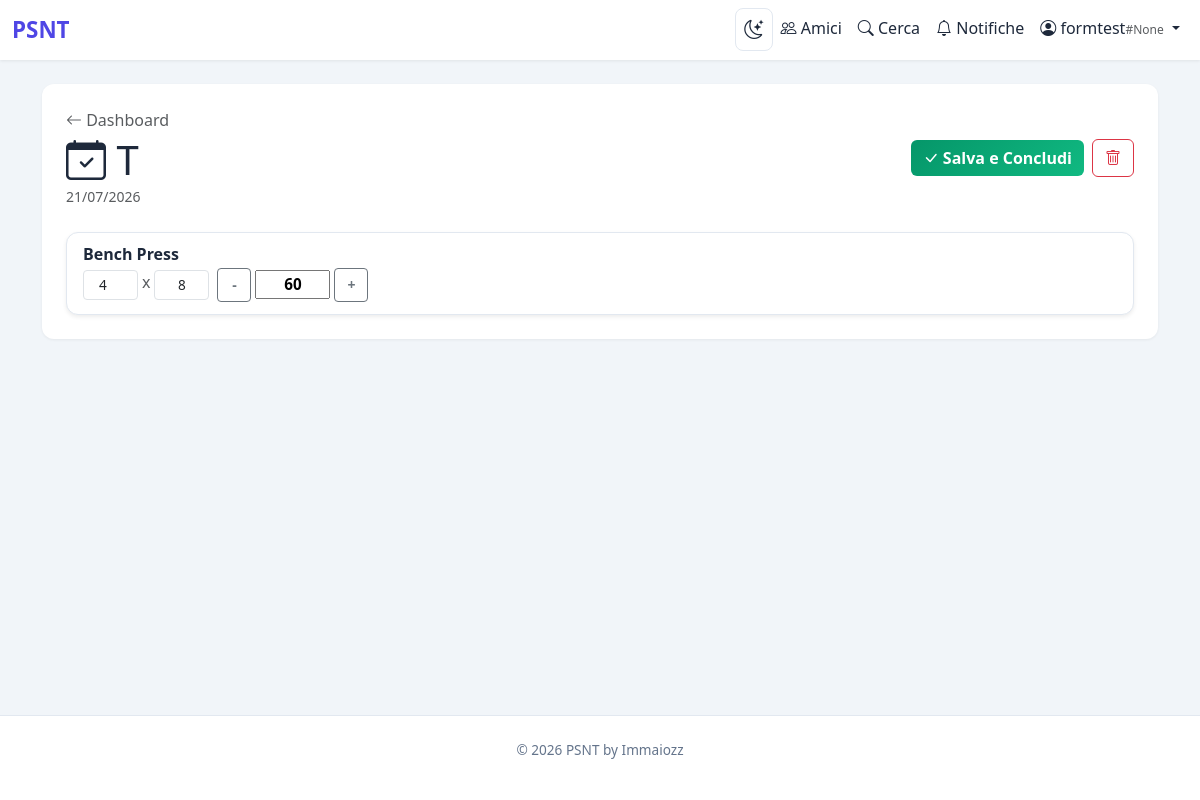
The app's page /session/1 (signed in) with its own data.
### flask_app.py (models this page shows, shortened)
class User(UserMixin, db.Model):
    id = db.Column(db.Integer, primary_key=True)
    username = db.Column(db.String(80), unique=True, nullable=False, index=True)
    email = db.Column(db.String(120), unique=True, nullable=False, index=True)
    password_hash = db.Column(db.String(255), nullable=False)
    profile_image = db.Column(db.Text, nullable=True)
    friend_code = db.Column(db.String(4), unique=True, nullable=True, index=True)
    public_token = db.Column(db.String(36), unique=True, nullable=True, index=True)
    is_admin = db.Column(db.Boolean, default=False, nullable=False)
    created_at = db.Column(db.DateTime, default=datetime.utcnow)
    routines = db.relationship('Routine', backref='user', lazy=True, cascade='all, delete-orphan')
    routine_exercises = db.relationship('RoutineExercise', backref='user', lazy=True, cascade='all, delete-orphan')
    routine_sessions = db.relationship('RoutineSession', backref='user', lazy=True, cascade='all, delete-orphan')
    workouts = db.relationship('Workout', backref='user', lazy=True, cascade='all, delete-orphan')
    weight_history = db.relationship('WeightHistory', backref='user', lazy=True, cascade='all, delete-orphan')

class Routine(db.Model):
    id = db.Column(db.Integer, primary_key=True)
    user_id = db.Column(db.Integer, db.ForeignKey('user.id'), nullable=False)
    name = db.Column(db.String(50), nullable=False)
    position = db.Column(db.Integer, nullable=False, default=0)
    public_token = db.Column(db.String(36), unique=True, nullable=True, index=True)
    created_at = db.Column(db.DateTime, default=datetime.utcnow)
    exercises = db.relationship('RoutineExercise', backref='routine', lazy=True, cascade='all, delete-orphan',
                                order_by='RoutineExercise.position.asc()')
    sessions = db.relationship('RoutineSession', backref='routine', lazy=True, cascade='all, delete-orphan')

class RoutineSession(db.Model):
    id = db.Column(db.Integer, primary_key=True)
    routine_id = db.Column(db.Integer, db.ForeignKey('routine.id'), nullable=False)
    user_id = db.Column(db.Integer, db.ForeignKey('user.id'), nullable=False)
    date = db.Column(db.Date, nullable=False, default=datetime.utcnow)
    created_at = db.Column(db.DateTime, default=datetime.utcnow)
    workouts = db.relationship('Workout', backref='session', lazy=True, cascade='all, delete-orphan')

class Workout(db.Model):
    id = db.Column(db.Integer, primary_key=True)
    user_id = db.Column(db.Integer, db.ForeignKey('user.id'), nullable=True)
    session_id = db.Column(db.Integer, db.ForeignKey('routine_session.id'), nullable=True)
    exercise = db.Column(db.String(120), nullable=False)
    exercise_id = db.Column(db.String(10), nullable=True)
    sets = db.Column(db.Integer, nullable=True)
    reps = db.Column(db.String(50), nullable=True)
    weight = db.Column(db.String(50), nullable=True)
    notes = db.Column(db.Text, nullable=True)
    position = db.Column(db.Integer, nullable=True)
    superset_id = db.Column(db.Integer, nullable=True)
    created_at = db.Column(db.DateTime, default=datetime.utcnow)

### flask_app.py (the view)
@app.route("/session/<int:session_id>")
@login_required
def session_view(session_id):
    session = RoutineSession.query.get_or_404(session_id)
    if session.user_id != current_user.id:
        flash("✗ Non hai accesso a questa sessione.", "danger")
        return redirect(url_for("dashboard"))
    workouts = Workout.query.filter_by(session_id=session.id).order_by(
        func.coalesce(Workout.position, 9999).asc(), Workout.position.asc()
    ).all()
    workout_data = []
    for w in workouts:
        name_it = _resolve_exercise_name(w.exercise, w.exercise_id)
        workout_data.append({"workout": w, "name_it": name_it})
    superset_groups = {}
    for wd in workout_data:
        sid = wd["workout"].superset_id
        if sid:
            if sid not in superset_groups:
                superset_groups[sid] = []
            superset_groups[sid].append(wd)
    return render_template("session_view.html", session=session, workout_data=workout_data, superset_groups=superset_groups)

### templates/session_view.html (shortened to what this page needs)
{% extends "base.html" %}
{% block content %}
<div class="d-flex justify-content-between align-items-center mb-4">
    <div>
        <a href="{{ url_for('dashboard') }}" class="text-decoration-none text-muted"><i class="bi bi-arrow-left"></i> Dashboard</a>
        <h1 class="mt-1 mb-0" style="color:var(--text-color);">
            <i class="bi bi-calendar-check"></i> {{ session.routine.name }}
        </h1>
        <small class="text-muted">{{ session.date.strftime('%d/%m/%Y') }}</small>
    </div>
    <div class="d-flex gap-2 align-items-center">
        <button type="submit" form="saveAllForm" class="btn btn-save-all" id="saveAllBtn">
            <i class="bi bi-check-lg"></i> Salva e Concludi
        </button>
        <form method="POST" action="{{ url_for('delete_session', session_id=session.id) }}">
            <button type="submit" class="btn btn-outline-danger" onclick="return confirm('Eliminare questa sessione?')">
                <i class="bi bi-trash"></i>
            </button>
        </form>
    </div>
</div>
<form method="POST" action="{{ url_for('save_session_workouts', session_id=session.id) }}" id="saveAllForm">
{% if workout_data %}
<div class="card shadow-sm">
    <div class="card-body p-0">
        {% set ns = namespace(rendered_supersets=[]) %}
        {% for wd in workout_data %}
        {% set w = wd.workout %}
        {% if w.superset_id and w.superset_id not in ns.rendered_supersets %}
            {% set ns.rendered_supersets = ns.rendered_supersets + [w.superset_id] %}
            {% set group = superset_groups.get(w.superset_id, []) %}
            {% set first_w = group[0].workout if group else w %}
            <form method="POST" action="{{ url_for('update_superset_group', session_id=session.id, superset_id=w.superset_id) }}" id="supersetGroupForm{{ w.superset_id }}"></form>
            <div class="superset-group">
                <div class="superset-header">
                    <i class="bi bi-link-45deg"></i> SUPERSET
                </div>
                <div class="superset-shared">
                    <label>Set x Reps (gruppo):</label>
                    <div class="sets-reps-ctrl d-flex gap-1">
                        <input type="number" name="sets" form="supersetGroupForm{{ w.superset_id }}" value="{{ first_w.sets or '' }}" placeholder="Set" class="form-control form-control-sm">
                        <span class="text-muted">x</span>
                        <input type="text" name="reps" form="supersetGroupForm{{ w.superset_id }}" value="{{ first_w.reps or '' }}" placeholder="Reps" class="form-control form-control-sm">
                    </div>
                    <button type="submit" form="supersetGroupForm{{ w.superset_id }}" class="btn btn-sm btn-outline-primary" title="Salva Set/Reps gruppo">
                        <i class="bi bi-check-lg"></i> Gruppo
                    </button>
                </div>
                <div class="superset-exercises">
                {% for gd in group %}
                {% set gw = gd.workout %}
                <div class="workout-row px-3">
                    <div class="d-flex justify-content-between align-items-center gap-2">
                        <div class="flex-grow-1">
                            <a href="{{ url_for('view_workout', workout_id=gw.id) }}" class="text-decoration-none" style="color:var(--text-color);">
                                <h6 class="mb-1 fw-semibold">{{ gd.name_it }}{% if gw.exercise_id %} <span class="badge bg-success" style="font-size:.5rem;"><i class="bi bi-book"></i></span>{% endif %}</h6>
                            </a>
                            <div class="d-flex align-items-center gap-2 flex-wrap">
                                <div class="sets-reps-ctrl d-flex gap-1">
                                    <input type="number" name="sets_{{ gw.id }}" value="{{ gw.sets or '' }}" placeholder="Set" class="form-control form-control-sm" style="width:45px;">
                                    <span class="text-muted">x</span>
                                    <input type="text" name="reps_{{ gw.id }}" value="{{ gw.reps or '' }}" placeholder="Reps" class="form-control form-control-sm" style="width:50px;">
                                </div>
                                <div class="weight-ctrl">
                                    <button type="button" class="btn btn-outline-secondary btn-sm" onclick="adjustWeight(this, -2.5)" title="-2.5 kg">-</button>
                                    <input type="text" data-field="weight" name="weight_{{ gw.id }}" value="{{ gw.weight or '' }}" placeholder="kg">
                                    <button type="button" class="btn btn-outline-secondary btn-sm" onclick="adjustWeight(this, 2.5)" title="+2.5 kg">+</button>
                                </div>
                            </div>
                        </div>
                    </div>
                </div>
                {% endfor %}
                </div>
            </div>
        {% elif not w.superset_id %}
        <div class="workout-row px-3">
            <div class="d-flex justify-content-between align-items-center gap-2">
                <div class="flex-grow-1">
                    <a href="{{ url_for('view_workout', workout_id=w.id) }}" class="text-decoration-none" style="color:var(--text-color);">
                        <h6 class="mb-1 fw-semibold">{{ wd.name_it }}{% if w.exercise_id %} <span class="badge bg-success" style="font-size:.5rem;"><i class="bi bi-book"></i></span>{% endif %}</h6>
                    </a>
                    <div class="d-flex align-items-center gap-2 flex-wrap">
                        <div class="sets-reps-ctrl d-flex gap-1">
                            <input type="number" name="sets_{{ w.id }}" value="{{ w.sets or '' }}" placeholder="Set" class="form-control form-control-sm">
                            <span class="text-muted">x</span>
                            <input type="text" name="reps_{{ w.id }}" value="{{ w.reps or '' }}" placeholder="Reps" class="form-control form-control-sm">
                        </div>
                        <div class="weight-ctrl">
                            <button type="button" class="btn btn-outline-secondary btn-sm" onclick="adjustWeight(this, -2.5)" title="-2.5 kg">-</button>
                            <input type="text" data-field="weight" name="weight_{{ w.id }}" value="{{ w.weight or '' }}" placeholder="kg">
                            <button type="button" class="btn btn-outline-secondary btn-sm" onclick="adjustWeight(this, 2.5)" title="+2.5 kg">+</button>
                        </div>
                    </div>
                </div>
            </div>
        </div>
        {% endif %}
        {% endfor %}
    </div>
</div>
{% else %}
<div class="alert alert-secondary">
    <i class="bi bi-info-circle"></i> Nessun esercizio in questa sessione.
</div>
{% endif %}
</form>
{% endblock %}

### templates/base.html (shortened to what this page needs)
<!DOCTYPE html>
<html lang="it">
<head>
    <link href="https://cdn.jsdelivr.net/npm/bootstrap@5.3.0/dist/css/bootstrap.min.css" rel="stylesheet">
    <link rel="stylesheet" href="https://cdn.jsdelivr.net/npm/bootstrap-icons@1.11.0/font/bootstrap-icons.css">
</head>
<body>
    <nav class="navbar navbar-expand-lg navbar-light">
        <div class="container-fluid">
            <a class="navbar-brand" href="{% if current_user.is_authenticated %}{{ url_for('dashboard') }}{% else %}{{ url_for('landing') }}{% endif %}">
                 PSNT
            </a>
            <div class="collapse navbar-collapse" id="navbarNav">
                <ul class="navbar-nav ms-auto">
                    {% if current_user.is_authenticated %}
                        <li class="nav-item">
                            <button class="dark-toggle nav-link" id="darkToggle" title="Modalit notturna">
                                <i class="bi bi-moon-stars"></i>
                            </button>
                        </li>
                        <li class="nav-item">
                            <a class="nav-link text-dark-readable" href="{{ url_for('friends_list') }}">
                                <i class="bi bi-people"></i> Amici
                            </a>
                        </li>
                        <li class="nav-item">
                            <a class="nav-link text-dark-readable" href="{{ url_for('search_users') }}">
                                <i class="bi bi-search"></i> Cerca
                            </a>
                        </li>
                        <li class="nav-item">
                            <a class="nav-link text-dark-readable" href="{{ url_for('notifications') }}">
                                <i class="bi bi-bell"></i> Notifiche
                            </a>
                        </li>
                        <li class="nav-item dropdown">
                            <a class="nav-link dropdown-toggle text-dark-readable" href="#" role="button" data-bs-toggle="dropdown" aria-expanded="false">
                                {% if current_user.profile_image %}
                                    <img src="{{ current_user.profile_image }}" alt="" style="width:22px;height:22px;border-radius:50%;object-fit:cover;vertical-align:middle;margin-right:4px;">
                                {% else %}
                                    <i class="bi bi-person-circle"></i>
                                {% endif %}
                                {{ current_user.username }}<span class="text-muted" style="font-size:.75rem;">#{{ current_user.friend_code }}</span>
                            </a>
                        </li>
                    {% endif %}
                </ul>
            </div>
        </div>
    </nav>
    <main>
        <div class="container">
            <div class="container-main">
                {% block content %}{% endblock %}
            </div>
        </div>
    </main>
    <footer class="footer">
        <div class="container">
            <p>&copy; 2026 PSNT by Immaiozz</p>
        </div>
    </footer>
</body>
</html>

### records on screen
User: username "formtest", friend_code "None"
Routine: routine.name "T"
RoutineSession: date "21/07/2026"
Workout: name_it "Bench Press", sets "4", reps "8", weight "60"
